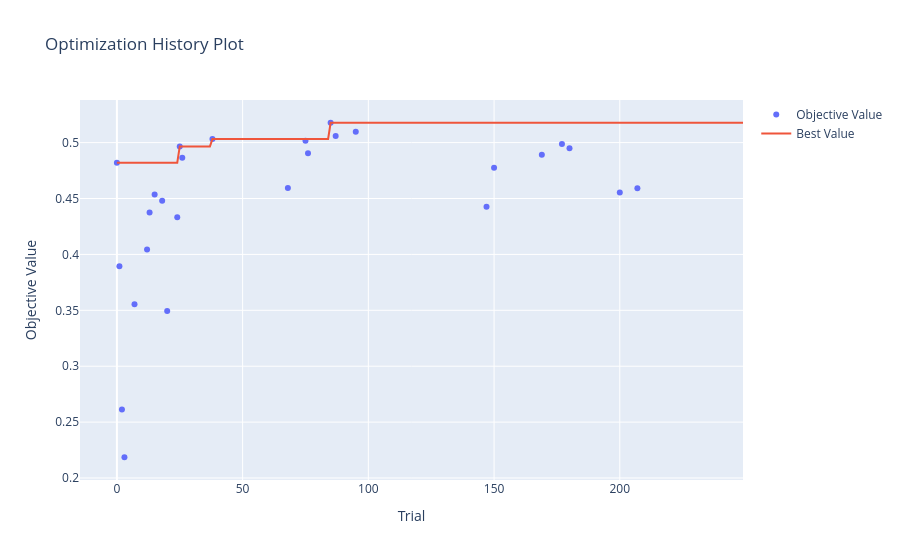

Here is the notebook cell this chart was saved with:
### Code cell
optuna.visualization.plot_optimization_history(study).show()

### Figure 1 — Plotly figure (JSON) as saved in the notebook; plotly's stock layout.template omitted (floating-point values rounded to 4 significant figures; data arrays with more than 128 entries replaced by an {"elided": "..."} marker saying what was removed)
{"data": [{"mode": "markers", "name": "Objective Value", "type": "scatter", "x": [0, 1, 2, 3, 7, 12, 13, 15, 18, 20, 24, 25, 26, 38, 68, 75, 76, 85, 87, 95, 147, 150, 169, 177, 180, 200, 207], "y": [0.482, 0.3894, 0.2613, 0.2186, 0.3554, 0.4045, 0.4375, 0.4537, 0.4479, 0.3495, 0.4333, 0.4966, 0.4864, 0.5033, 0.4593, 0.5016, 0.4905, 0.5178, 0.506, 0.5097, 0.4426, 0.4775, 0.4891, 0.4987, 0.4949, 0.4553, 0.4591]}, {"mode": "lines", "name": "Best Value", "type": "scatter", "x": {"elided": "250 int values"}, "y": {"elided": "250 float values"}}, {"marker": {"color": "#cccccc"}, "mode": "markers", "name": "Infeasible Trial", "showlegend": false, "type": "scatter", "x": [], "y": []}], "layout": {"title": {"text": "Optimization History Plot"}, "xaxis": {"title": {"text": "Trial"}}, "yaxis": {"title": {"text": "Objective Value"}}}}
